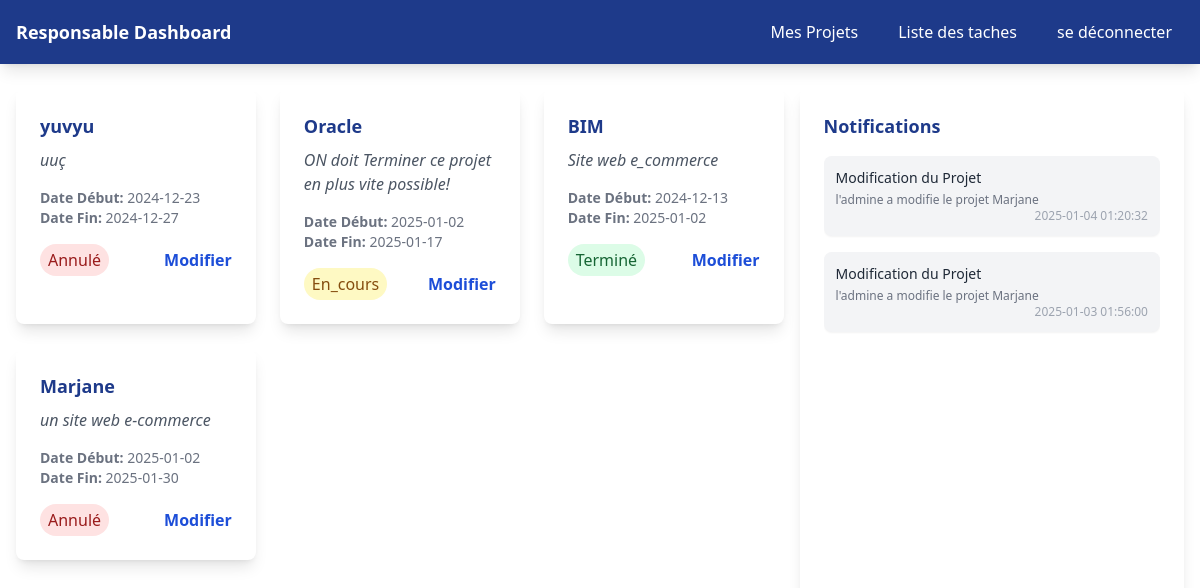
The app's page /home_resp.php (signed in) with its own data.
### tables this page shows
CREATE TABLE `projet` (
  `id` int(11) NOT NULL,
  `nom` varchar(100) NOT NULL,
  `description` text DEFAULT NULL,
  `date_debut` date NOT NULL,
  `date_fin_prevue` date NOT NULL,
  `statut` enum('En_cours','Terminé','Annulé','Suspendue') NOT NULL,
  `id_resp` int(11) NOT NULL
);

CREATE TABLE `notification` (
  `id` int(11) NOT NULL,
  `titre` varchar(100) NOT NULL,
  `texte` text NOT NULL,
  `id_createur` int(11) NOT NULL,
  `id_projet` int(11) DEFAULT NULL,
  `id_tache` int(11) DEFAULT NULL,
  `date_notification` datetime DEFAULT current_timestamp()
);

### home_resp.php (the view, shortened to what this page needs)
<?php
include 'connexion_bd.php';
$id=$_SESSION['id_resp'];
$sql1 = "SELECT * FROM projet WHERE id_resp = ?";
$stm = $pdo->prepare($sql1);
$stm->execute([$id]);
$projets = $stm->fetchAll(PDO::FETCH_ASSOC);
$sql2 = "SELECT notification.*
FROM notification JOIN projet ON notification.id_projet=projet.id join utilisateur on notification.id_createur=utilisateur.id
WHERE projet.id_resp = ?
AND utilisateur.role='Administrateur'
ORDER BY date_notification DESC
";
$sttm = $pdo->prepare($sql2);
$sttm->execute([$id]);
$notifications = $sttm->fetchAll(PDO::FETCH_ASSOC);
?>
<!DOCTYPE html>
<html lang="en">
<head>
    <script src="https://cdn.tailwindcss.com"></script>
</head>
<body >
        <nav class="bg-blue-900 shadow-lg">
        <div class="max-w-7xl mx-auto px-4">
            <div class="flex items-center justify-between h-16">
                <div class="flex-shrink-0">
                    <a href="" class="text-white font-bold text-lg">Responsable Dashboard</a>
                </div>
                <div class="hidden md:flex space-x-4">
                    <a href="home_resp.php" class="text-white hover:bg-blue-700 px-3 py-2 rounded">Mes Projets</a>
                    <a href="gerer_tache.php" class="text-white hover:bg-blue-700 px-3 py-2 rounded">Liste des taches</a>
                    <a href="logout.php" class="text-white hover:bg-blue-700 px-3 py-2 rounded">se déconnecter</a>
                </div>
            </div>
        </div>
    </nav>
    <div class="max-w-9xl mx-auto py-6 px-4 flex gap-4">
        <div class="w-2/3">
        <div class="grid grid-cols-1 sm:grid-cols-2 lg:grid-cols-3 gap-6">
        <?php if (is_array($projets) && count($projets) > 0) {
            foreach($projets as $projet): ?>
                        <div class="bg-white shadow-lg rounded-lg  p-6">
                            <h2 class="text-lg font-bold text-blue-900 mb-2"><?php echo htmlspecialchars($projet['nom']); ?></h2>
                            <p class="text-gray-600 italic mb-4"><?php echo htmlspecialchars($projet['description']); ?></p>
                            <div class="text-sm text-gray-500">
                                <p><strong>Date Début:</strong> <?php echo htmlspecialchars($projet['date_debut']); ?></p>
                                <p><strong>Date Fin:</strong> <?php echo htmlspecialchars($projet['date_fin_prevue']); ?></p>
                            </div>
                            <div class="mt-4 flex justify-between items-center">
                                <span class="px-2 py-1 rounded-full <?php
                                echo $projet['statut'] === 'Terminé' ? 'bg-green-100 text-green-800' : ($projet['statut'] === 'Annulé' ? 'bg-red-100 text-red-800' : 'bg-yellow-100 text-yellow-800'); ?>">
                                    <?php echo htmlspecialchars($projet['statut']); ?>
                                </span>
                                <div class="space-x-1">
                                    <a href="modif_projet_resp.php?id=<?php echo $projet['id']; ?>"
                                       class="text-blue-700 hover:text-blue-700 font-bold">Modifier</a>
                                </div>
                            </div>
                        </div>
                        <?php endforeach;?>
                        <?php
                } else { ?>
                    <p class="text-center text-gray-500">Aucun projet trouvé.</p>
                <?php } ?>
            </div>
        </div>
        <div class="w-1/3 bg-white shadow-lg rounded-lg p-6 h-screen">
        <h2 class="text-lg font-bold text-blue-900 mb-4">Notifications</h2>
        <div class="space-y-4 overflow-y-auto h-[calc(100%-5rem)]">
            <?php if (is_array($notifications) && count($notifications) > 0) {
                foreach ($notifications as $notification): ?>
                    <div class="bg-gray-100 p-3 rounded-lg shadow-sm">
                        <p class="text-sm text-gray-800 font-medium mb-1"><?php echo htmlspecialchars($notification['titre']); ?></p>
                        <p class="text-xs text-gray-500"><?php echo htmlspecialchars($notification['texte']); ?></p>
                        <p class="text-xs text-gray-400 text-right"><?php echo htmlspecialchars($notification['date_notification']); ?></p>
                    </div>
                <?php endforeach;
            } else { ?>
                <p class="text-gray-500">Aucune notification trouvée.</p>
            <?php } ?>
        </div>
    </div>
</div>
</body>
</html>

### records on screen
projet: nom "yuvyu", description "uuç", date_debut "2024-12-23", date_fin_prevue "2024-12-27", statut "Annulé"
projet: nom "Oracle", description "ON doit Terminer ce projet en plus vite possible!", date_debut "2025-01-02", date_fin_prevue "2025-01-17", statut "En_cours"
projet: nom "BIM", description "Site web e_commerce", date_debut "2024-12-13", date_fin_prevue "2025-01-02", statut "Terminé"
projet: nom "Marjane", description "un site web e-commerce", date_debut "2025-01-02", date_fin_prevue "2025-01-30", statut "Annulé"
notification: titre "Modification du Projet", texte "l'admine a modifie le projet Marjane", date_notification "2025-01-04 01:20:32"
notification: titre "Modification du Projet", texte "l'admine a modifie le projet Marjane", date_notification "2025-01-03 01:56:00"
